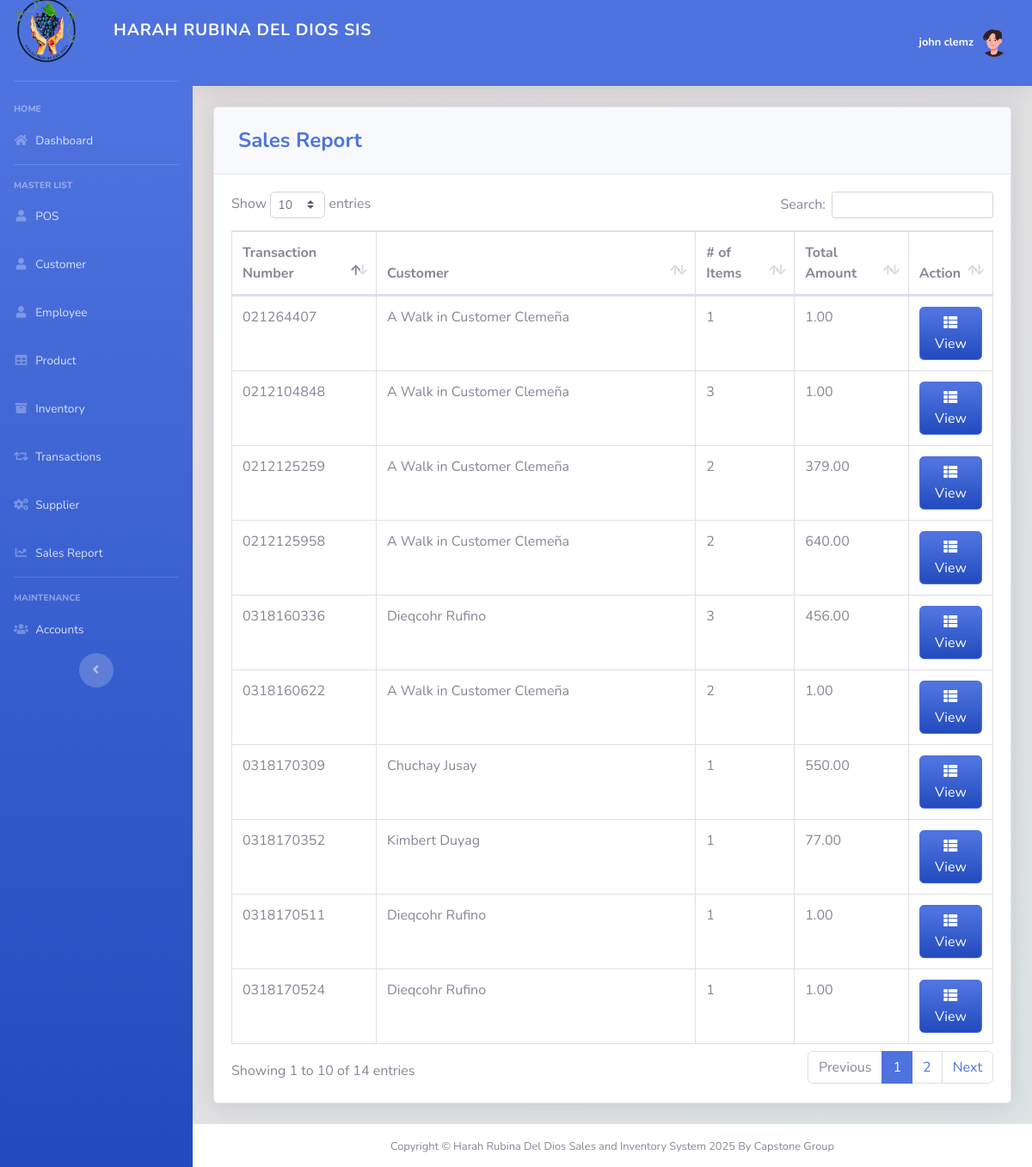
Page /pages/sales_report.php (signed in) on the committed database.
### tables this page shows
CREATE TABLE `transaction` (
  `TRANS_ID` int(50) NOT NULL,
  `CUST_ID` int(11) DEFAULT NULL,
  `NUMOFITEMS` varchar(250) NOT NULL,
  `SUBTOTAL` varchar(50) NOT NULL,
  `LESSVAT` varchar(50) NOT NULL,
  `NETVAT` varchar(50) NOT NULL,
  `ADDVAT` varchar(50) NOT NULL,
  `GRANDTOTAL` varchar(250) NOT NULL,
  `CASH` varchar(250) NOT NULL,
  `DATE` varchar(50) NOT NULL,
  `TRANS_D_ID` varchar(250) NOT NULL
);

CREATE TABLE `customer` (
  `CUST_ID` int(11) NOT NULL,
  `FIRST_NAME` varchar(50) DEFAULT NULL,
  `LAST_NAME` varchar(50) DEFAULT NULL,
  `PHONE_NUMBER` varchar(11) DEFAULT NULL
);

### pages/sales_report.php (the view, shortened to what this page needs)
<?php
include'../includes/connection.php';
include'../includes/sidebar.php';
?>
<div class="card shadow mb-4">
    <div class="card-header py-3">
        <h4 class="m-2 font-weight-bold text-primary">Sales Report</h4>
    </div>
    <div class="card-body">
        <div class="table-responsive">
            <table class="table table-bordered" id="dataTable" width="100%" cellspacing="0">
                <thead>
                    <tr>
                        <th width="19%">Transaction Number</th>
                        <th>Customer</th>
                        <th width="13%"># of Items</th>
                        <th width="15%">Total Amount</th>
                        <th width="11%">Action</th>
                    </tr>
                </thead>
                <tbody>
<?php
    $query = 'SELECT T.*, C.FIRST_NAME, C.LAST_NAME, T.NUMOFITEMS, T.GRANDTOTAL
              FROM transaction T
              JOIN customer C ON T.CUST_ID = C.CUST_ID
              ORDER BY T.TRANS_D_ID ASC';
    $result = mysqli_query($db, $query) or die(mysqli_error($db));
    while ($row = mysqli_fetch_assoc($result)) {
        $grandTotal = floatval($row['GRANDTOTAL']);
        echo '<tr>';
        echo '<td>' . $row['TRANS_D_ID'] . '</td>';
        echo '<td>' . $row['FIRST_NAME'] . ' ' . $row['LAST_NAME'] . '</td>';
        echo '<td>' . $row['NUMOFITEMS'] . '</td>';
        echo '<td>' . number_format($grandTotal, 2) . '</td>';
        echo '<td align="right">
                <a type="button" class="btn btn-primary bg-gradient-primary" href="sales_view.php?action=edit&id=' . $row['TRANS_ID'] . '">
                    <i class="fas fa-fw fa-th-list"></i> View
                </a>
              </td>';
        echo '</tr>';
    }
?>
                </tbody>
            </table>
        </div>
    </div>
</div>
<?php
include'../includes/footer.php';
?>

### rows in the picture
transaction: TRANS_D_ID "0212104848", CUST_ID.FIRST_NAME "A Walk in Customer", CUST_ID.LAST_NAME "Clemeña", NUMOFITEMS "3", GRANDTOTAL "1.00"
transaction: TRANS_D_ID "0212125259", CUST_ID.FIRST_NAME "A Walk in Customer", CUST_ID.LAST_NAME "Clemeña", NUMOFITEMS "2", GRANDTOTAL "379.00"
transaction: TRANS_D_ID "0212125958", CUST_ID.FIRST_NAME "A Walk in Customer", CUST_ID.LAST_NAME "Clemeña", NUMOFITEMS "2", GRANDTOTAL "640.00"
transaction: TRANS_D_ID "021264407", CUST_ID.FIRST_NAME "A Walk in Customer", CUST_ID.LAST_NAME "Clemeña", NUMOFITEMS "1", GRANDTOTAL "1.00"
transaction: TRANS_D_ID "0318160336", CUST_ID.FIRST_NAME "Dieqcohr", CUST_ID.LAST_NAME "Rufino", NUMOFITEMS "3", GRANDTOTAL "456.00"
transaction: TRANS_D_ID "0318160622", CUST_ID.FIRST_NAME "A Walk in Customer", CUST_ID.LAST_NAME "Clemeña", NUMOFITEMS "2", GRANDTOTAL "1.00"
transaction: TRANS_D_ID "0318170309", CUST_ID.FIRST_NAME "Chuchay", CUST_ID.LAST_NAME "Jusay", NUMOFITEMS "1", GRANDTOTAL "550.00"
transaction: TRANS_D_ID "0318170352", CUST_ID.FIRST_NAME "Kimbert", CUST_ID.LAST_NAME "Duyag", NUMOFITEMS "1", GRANDTOTAL "77.00"
transaction: TRANS_D_ID "0318170511", CUST_ID.FIRST_NAME "Dieqcohr", CUST_ID.LAST_NAME "Rufino", NUMOFITEMS "1", GRANDTOTAL "1.00"
transaction: TRANS_D_ID "0318170524", CUST_ID.FIRST_NAME "Dieqcohr", CUST_ID.LAST_NAME "Rufino", NUMOFITEMS "1", GRANDTOTAL "1.00"

### other values in the picture
$_SESSION['FIRST_NAME'] "john"
$_SESSION['LAST_NAME'] "clemz"
